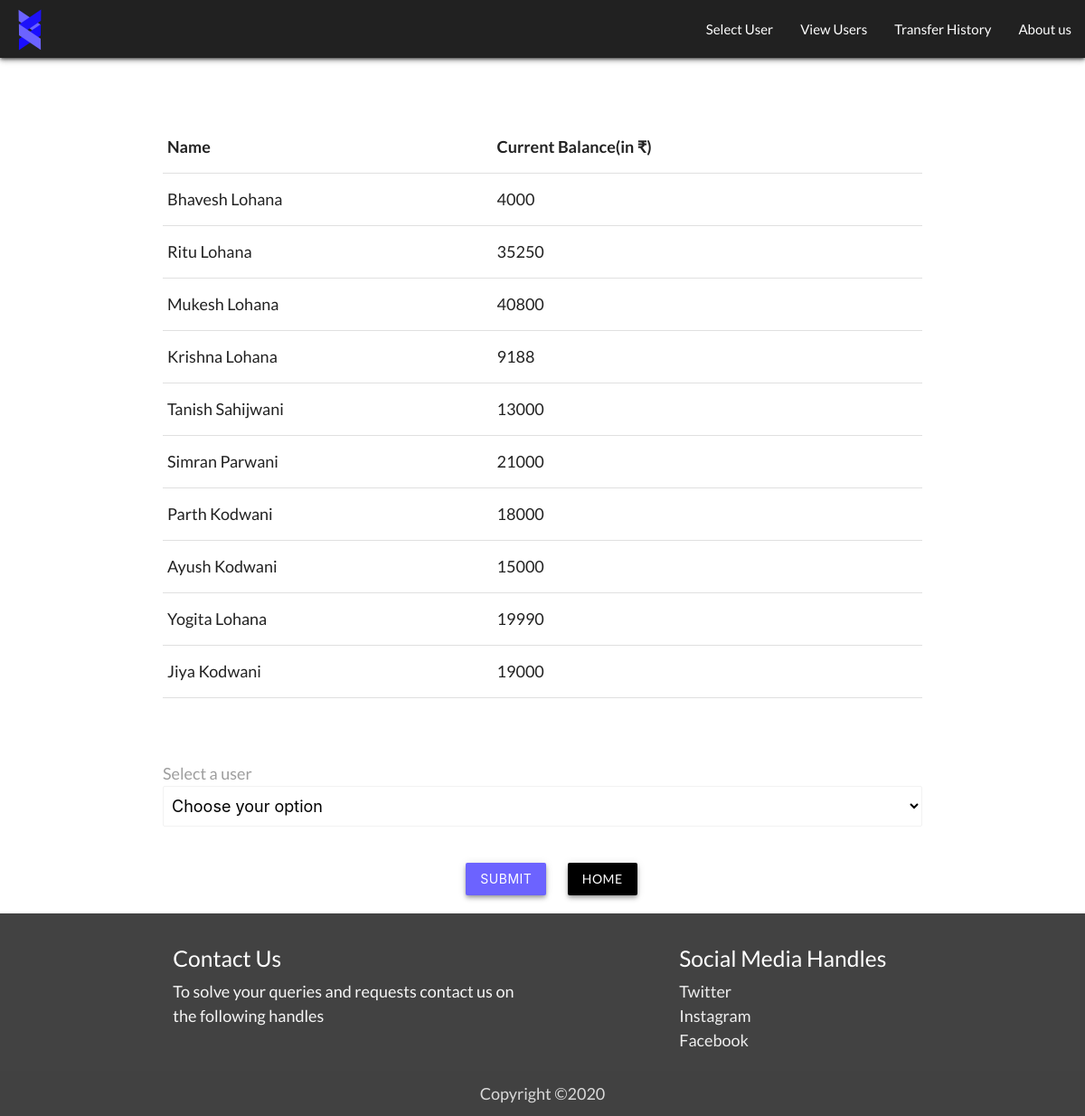
The app's page /selectUser.php with its own data.
### tables this page shows
CREATE TABLE `customer_details` (
  `c_id` int(11) NOT NULL,
  `c_name` varchar(255) NOT NULL,
  `c_email` varchar(255) NOT NULL,
  `c_balance` int(11) NOT NULL
);

### selectUser.php (the view, shortened to what this page needs)
<?php
	include('db_connect.php');
	$sql = 'SELECT c_name, c_balance FROM customer_details ORDER BY c_id';
	$result = mysqli_query($conn, $sql);
	$customers = mysqli_fetch_all($result, MYSQLI_ASSOC);
?>
<!DOCTYPE html>
<html>
<head>
	<link rel="stylesheet" href="https://cdnjs.cloudflare.com/ajax/libs/materialize/1.0.0/css/materialize.min.css">
    <link rel="stylesheet" type="text/css" href="style.css">
</head>
<body>
	<?php include('navbar.php'); ?>
	<section>
		<div class="wrapper">
			<form action="singleUser.php" method="POST">
				<div class="container" style="margin: 70px auto">
				<table class="highlight">
					<tr>
						<th>Name</th>
						<th>Current Balance(in ₹)</th>
					</tr>
					<?php
						foreach($customers as $customer) {
							echo "<tr><td> ".$customer['c_name']."</td><td>".$customer['c_balance']."</td></tr>";
						}
					?>
				</table>
			</div>
			<div class="container col s12" style="margin: 20px auto">
				<label>Select a user</label>
				<select class="browser-default" name="name">
					<option value="" disabled selected>Choose your option</option>
			</select>
			</div>
			<div class="center">
				<button type="submit" class="waves-effect waves-light btn z-depth-2" style="background-color: #6C63FF; margin: 20px;">Submit</button>
				<a href="index.php" class="waves-effect waves-light btn black z-depth-2">Home</a>
			</div>
			</form>
		</div>
	</section>
	<?php include('footer.php'); ?>
</body>
</html>

### navbar.php
<section>
    <div class="navbar-fixed z-depth-2">
        <nav class="navbar">
            <div class="nav-wrapper grey darken-4">
                <a href="index.php" class="brand-logo"><img src="logo1.png" height="50px" width="auto"></a>
                <ul id="nav-mobile" class="right hide-on-med-and-down">
                    <li><a href="selectUser.php">Select User</a></li>
                    <li><a href="viewUsers.php">View Users</a></li>
                    <li><a href="transferHistory.php">Transfer History</a></li>
                    <li><a href="aboutUs.php">About us</a></li>
                </ul>
            </div>
        </nav>
    </div>
    </section>

### footer.php
<section>
    	<footer class="page-footer grey darken-3">
          <div class="container">
            <div class="row">
              <div class="col l6 s12">
                <h5 class="white-text">Contact Us</h5>
                <p class="grey-text text-lighten-4">To solve your queries and requests contact us on the following handles</p>
              </div>
              <div class="col l4 offset-l2 s12">
                <h5 class="white-text">Social Media Handles</h5>
                <ul>
                  <li><a class="grey-text text-lighten-3" href="#">Twitter</a></li>
                  <li><a class="grey-text text-lighten-3" href="#">Instagram</a></li>
                  <li><a class="grey-text text-lighten-3" href="#">Facebook</a></li>
                </ul>
              </div>
            </div>
          </div>
          <div class="footer-copyright">
            <div class="container center">
            Copyright ©2020
            </div>
          </div>
        </footer>
    </section>

### style.css (style rules this page uses)
* { margin: 0; padding: 0; box-sizing: border-box; }
body { font-size: 18px; font-family: "Lato", serif; }
.brand-logo { margin: 8px 0px 0px 8px; }
label { font-size: 1em; }

### records on screen
customer_details: c_name "Bhavesh Lohana", c_balance "4000"
customer_details: c_name "Ritu Lohana", c_balance "35250"
customer_details: c_name "Mukesh Lohana", c_balance "40800"
customer_details: c_name "Krishna Lohana", c_balance "9188"
customer_details: c_name "Tanish Sahijwani", c_balance "13000"
customer_details: c_name "Simran Parwani", c_balance "21000"
customer_details: c_name "Parth Kodwani", c_balance "18000"
customer_details: c_name "Ayush Kodwani", c_balance "15000"
customer_details: c_name "Yogita Lohana", c_balance "19990"
customer_details: c_name "Jiya Kodwani", c_balance "19000"
